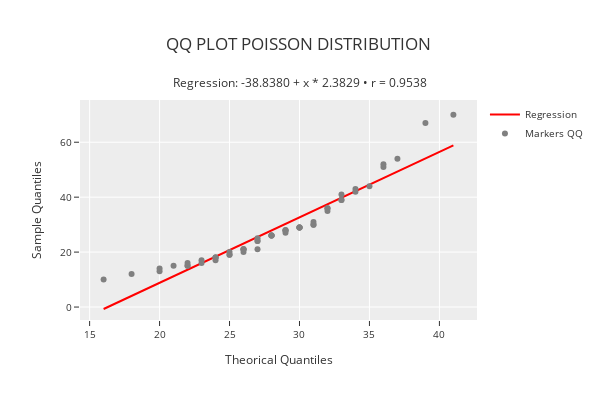

Here is the notebook cell this chart was saved with:
### Code cell
phi.qq_plot_regression("poisson")

### Figure 1 — Plotly figure (JSON) as saved in the notebook; plotly's stock layout.template omitted (floating-point values rounded to 4 significant figures)
{"data": [{"line": {"color": "rgba(255,0,0,1)", "width": 2}, "mode": "lines", "name": "Regression", "type": "scatter", "x": [16, 18, 20, 20, 21, 22, 22, 22, 23, 23, 24, 24, 24, 24, 25, 25, 25, 26, 26, 26, 26, 27, 27, 27, 27, 28, 28, 28, 28, 29, 29, 29, 29, 30, 30, 30, 30, 31, 31, 31, 32, 32, 32, 33, 33, 33, 34, 34, 35, 36, 36, 37, 39, 41], "y": [-0.7115, 4.054, 8.82, 8.82, 11.2, 13.59, 13.59, 13.59, 15.97, 15.97, 18.35, 18.35, 18.35, 18.35, 20.73, 20.73, 20.73, 23.12, 23.12, 23.12, 23.12, 25.5, 25.5, 25.5, 25.5, 27.88, 27.88, 27.88, 27.88, 30.27, 30.27, 30.27, 30.27, 32.65, 32.65, 32.65, 32.65, 35.03, 35.03, 35.03, 37.42, 37.42, 37.42, 39.8, 39.8, 39.8, 42.18, 42.18, 44.56, 46.95, 46.95, 49.33, 54.1, 58.86]}, {"marker": {"color": "rgba(128,128,128,1)", "size": 6}, "mode": "markers", "name": "Markers QQ", "type": "scatter", "x": [16, 18, 20, 20, 21, 22, 22, 22, 23, 23, 24, 24, 24, 24, 25, 25, 25, 26, 26, 26, 26, 27, 27, 27, 27, 28, 28, 28, 28, 29, 29, 29, 29, 30, 30, 30, 30, 31, 31, 31, 32, 32, 32, 33, 33, 33, 34, 34, 35, 36, 36, 37, 39, 41], "y": [10, 12, 13, 14, 15, 15, 15, 16, 16, 17, 17, 18, 18, 18, 19, 19, 20, 20, 21, 21, 21, 21, 24, 24, 25, 26, 26, 26, 26, 27, 28, 28, 28, 29, 29, 29, 29, 30, 30, 31, 35, 36, 36, 39, 39, 41, 42, 43, 44, 51, 52, 54, 67, 70]}], "layout": {"height": 400, "legend": {"font": {"size": 10}, "orientation": "v", "title": {}, "xanchor": "left", "y": 1, "yanchor": "auto"}, "title": {"text": "QQ PLOT POISSON DISTRIBUTION <br><br><sup>Regression: -38.8380 + x * 2.3829 • r = 0.9538</sup>"}, "width": 600, "xaxis": {"tickfont": {"size": 10}, "title": {"font": {"size": 12}, "text": "Theorical Quantiles"}}, "yaxis": {"tickfont": {"size": 10}, "title": {"font": {"size": 12}, "text": "Sample Quantiles"}}}}
